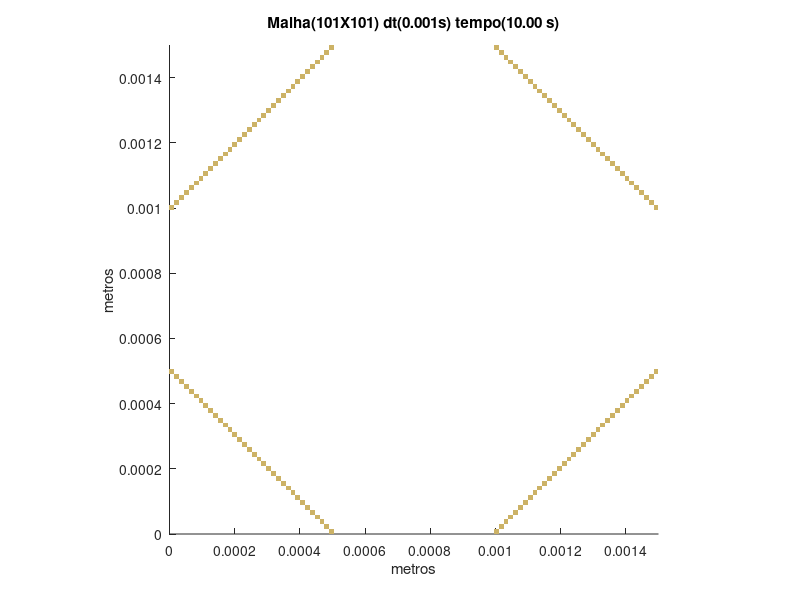

The MATLAB script that drew this image:
set (gca,'PlotBoxAspectRatio',[1 1 1],'Xlim',[0,0.0015],'Ylim',[0,0.0015])
hold on
title('Malha(101X101) dt(0.001s) tempo(10.00 s)')
hold on
ylabel('metros')
hold on
xlabel('metros')
hold on

fill([0.00049009900990099 0.00049009900990099 0.000504950495049505 0.000504950495049505],[0 1.48514851485149E-05 1.48514851485149E-05 0],[0.8,0.7,0.4],'LineStyle','none')

fill([0.000995049504950495 0.000995049504950495 0.00100990099009901 0.00100990099009901],[0 1.48514851485149E-05 1.48514851485149E-05 0],[0.8,0.7,0.4],'LineStyle','none')

fill([0.000475247524752475 0.000475247524752475 0.00049009900990099 0.00049009900990099],[1.48514851485149E-05 2.97029702970297E-05 2.97029702970297E-05 1.48514851485149E-05],[0.8,0.7,0.4],'LineStyle','none')

fill([0.00100990099009901 0.00100990099009901 0.00102475247524752 0.00102475247524752],[1.48514851485149E-05 2.97029702970297E-05 2.97029702970297E-05 1.48514851485149E-05],[0.8,0.7,0.4],'LineStyle','none')

fill([0.00046039603960396 0.00046039603960396 0.000475247524752475 0.000475247524752475],[2.97029702970297E-05 4.45544554455446E-05 4.45544554455446E-05 2.97029702970297E-05],[0.8,0.7,0.4],'LineStyle','none')

fill([0.00102475247524752 0.00102475247524752 0.00103960396039604 0.00103960396039604],[2.97029702970297E-05 4.45544554455446E-05 4.45544554455446E-05 2.97029702970297E-05],[0.8,0.7,0.4],'LineStyle','none')

fill([0.000445544554455446 0.000445544554455446 0.00046039603960396 0.00046039603960396],[4.45544554455446E-05 5.94059405940594E-05 5.94059405940594E-05 4.45544554455446E-05],[0.8,0.7,0.4],'LineStyle','none')

fill([0.00103960396039604 0.00103960396039604 0.00105445544554455 0.00105445544554455],[4.45544554455446E-05 5.94059405940594E-05 5.94059405940594E-05 4.45544554455446E-05],[0.8,0.7,0.4],'LineStyle','none')

fill([0.000430693069306931 0.000430693069306931 0.000445544554455446 0.000445544554455446],[5.94059405940594E-05 7.42574257425743E-05 7.42574257425743E-05 5.94059405940594E-05],[0.8,0.7,0.4],'LineStyle','none')

fill([0.00105445544554455 0.00105445544554455 0.00106930693069307 0.00106930693069307],[5.94059405940594E-05 7.42574257425743E-05 7.42574257425743E-05 5.94059405940594E-05],[0.8,0.7,0.4],'LineStyle','none')

fill([0.000415841584158416 0.000415841584158416 0.000430693069306931 0.000430693069306931],[7.42574257425743E-05 8.91089108910891E-05 8.91089108910891E-05 7.42574257425743E-05],[0.8,0.7,0.4],'LineStyle','none')

fill([0.00106930693069307 0.00106930693069307 0.00108415841584158 0.00108415841584158],[7.42574257425743E-05 8.91089108910891E-05 8.91089108910891E-05 7.42574257425743E-05],[0.8,0.7,0.4],'LineStyle','none')

fill([0.000400990099009901 0.000400990099009901 0.000415841584158416 0.000415841584158416],[8.91089108910891E-05 0.000103960396039604 0.000103960396039604 8.91089108910891E-05],[0.8,0.7,0.4],'LineStyle','none')

fill([0.00108415841584158 0.00108415841584158 0.0010990099009901 0.0010990099009901],[8.91089108910891E-05 0.000103960396039604 0.000103960396039604 8.91089108910891E-05],[0.8,0.7,0.4],'LineStyle','none')

fill([0.000386138613861386 0.000386138613861386 0.000400990099009901 0.000400990099009901],[0.000103960396039604 0.000118811881188119 0.000118811881188119 0.000103960396039604],[0.8,0.7,0.4],'LineStyle','none')

fill([0.0010990099009901 0.0010990099009901 0.00111386138613861 0.00111386138613861],[0.000103960396039604 0.000118811881188119 0.000118811881188119 0.000103960396039604],[0.8,0.7,0.4],'LineStyle','none')

fill([0.000371287128712871 0.000371287128712871 0.000386138613861386 0.000386138613861386],[0.000118811881188119 0.000133663366336634 0.000133663366336634 0.000118811881188119],[0.8,0.7,0.4],'LineStyle','none')

fill([0.00111386138613861 0.00111386138613861 0.00112871287128713 0.00112871287128713],[0.000118811881188119 0.000133663366336634 0.000133663366336634 0.000118811881188119],[0.8,0.7,0.4],'LineStyle','none')

fill([0.000356435643564356 0.000356435643564356 0.000371287128712871 0.000371287128712871],[0.000133663366336634 0.000148514851485149 0.000148514851485149 0.000133663366336634],[0.8,0.7,0.4],'LineStyle','none')

fill([0.00112871287128713 0.00112871287128713 0.00114356435643564 0.00114356435643564],[0.000133663366336634 0.000148514851485149 0.000148514851485149 0.000133663366336634],[0.8,0.7,0.4],'LineStyle','none')

fill([0.000341584158415842 0.000341584158415842 0.000356435643564356 0.000356435643564356],[0.000148514851485149 0.000163366336633663 0.000163366336633663 0.000148514851485149],[0.8,0.7,0.4],'LineStyle','none')

fill([0.00114356435643564 0.00114356435643564 0.00115841584158416 0.00115841584158416],[0.000148514851485149 0.000163366336633663 0.000163366336633663 0.000148514851485149],[0.8,0.7,0.4],'LineStyle','none')

fill([0.000326732673267327 0.000326732673267327 0.000341584158415842 0.000341584158415842],[0.000163366336633663 0.000178217821782178 0.000178217821782178 0.000163366336633663],[0.8,0.7,0.4],'LineStyle','none')

fill([0.00115841584158416 0.00115841584158416 0.00117326732673267 0.00117326732673267],[0.000163366336633663 0.000178217821782178 0.000178217821782178 0.000163366336633663],[0.8,0.7,0.4],'LineStyle','none')

fill([0.000311881188118812 0.000311881188118812 0.000326732673267327 0.000326732673267327],[0.000178217821782178 0.000193069306930693 0.000193069306930693 0.000178217821782178],[0.8,0.7,0.4],'LineStyle','none')

fill([0.00117326732673267 0.00117326732673267 0.00118811881188119 0.00118811881188119],[0.000178217821782178 0.000193069306930693 0.000193069306930693 0.000178217821782178],[0.8,0.7,0.4],'LineStyle','none')

fill([0.000297029702970297 0.000297029702970297 0.000311881188118812 0.000311881188118812],[0.000193069306930693 0.000207920792079208 0.000207920792079208 0.000193069306930693],[0.8,0.7,0.4],'LineStyle','none')

fill([0.00118811881188119 0.00118811881188119 0.0012029702970297 0.0012029702970297],[0.000193069306930693 0.000207920792079208 0.000207920792079208 0.000193069306930693],[0.8,0.7,0.4],'LineStyle','none')

fill([0.000282178217821782 0.000282178217821782 0.000297029702970297 0.000297029702970297],[0.000207920792079208 0.000222772277227723 0.000222772277227723 0.000207920792079208],[0.8,0.7,0.4],'LineStyle','none')

fill([0.0012029702970297 0.0012029702970297 0.00121782178217822 0.00121782178217822],[0.000207920792079208 0.000222772277227723 0.000222772277227723 0.000207920792079208],[0.8,0.7,0.4],'LineStyle','none')

fill([0.000267326732673267 0.000267326732673267 0.000282178217821782 0.000282178217821782],[0.000222772277227723 0.000237623762376238 0.000237623762376238 0.000222772277227723],[0.8,0.7,0.4],'LineStyle','none')

fill([0.00121782178217822 0.00121782178217822 0.00123267326732673 0.00123267326732673],[0.000222772277227723 0.000237623762376238 0.000237623762376238 0.000222772277227723],[0.8,0.7,0.4],'LineStyle','none')

fill([0.000252475247524752 0.000252475247524752 0.000267326732673267 0.000267326732673267],[0.000237623762376238 0.000252475247524752 0.000252475247524752 0.000237623762376238],[0.8,0.7,0.4],'LineStyle','none')

fill([0.00123267326732673 0.00123267326732673 0.00124752475247525 0.00124752475247525],[0.000237623762376238 0.000252475247524752 0.000252475247524752 0.000237623762376238],[0.8,0.7,0.4],'LineStyle','none')

fill([0.000237623762376238 0.000237623762376238 0.000252475247524752 0.000252475247524752],[0.000252475247524752 0.000267326732673267 0.000267326732673267 0.000252475247524752],[0.8,0.7,0.4],'LineStyle','none')

fill([0.00124752475247525 0.00124752475247525 0.00126237623762376 0.00126237623762376],[0.000252475247524752 0.000267326732673267 0.000267326732673267 0.000252475247524752],[0.8,0.7,0.4],'LineStyle','none')

fill([0.000222772277227723 0.000222772277227723 0.000237623762376238 0.000237623762376238],[0.000267326732673267 0.000282178217821782 0.000282178217821782 0.000267326732673267],[0.8,0.7,0.4],'LineStyle','none')

fill([0.00126237623762376 0.00126237623762376 0.00127722772277228 0.00127722772277228],[0.000267326732673267 0.000282178217821782 0.000282178217821782 0.000267326732673267],[0.8,0.7,0.4],'LineStyle','none')

fill([0.000207920792079208 0.000207920792079208 0.000222772277227723 0.000222772277227723],[0.000282178217821782 0.000297029702970297 0.000297029702970297 0.000282178217821782],[0.8,0.7,0.4],'LineStyle','none')

fill([0.00127722772277228 0.00127722772277228 0.00129207920792079 0.00129207920792079],[0.000282178217821782 0.000297029702970297 0.000297029702970297 0.000282178217821782],[0.8,0.7,0.4],'LineStyle','none')

fill([0.000193069306930693 0.000193069306930693 0.000207920792079208 0.000207920792079208],[0.000297029702970297 0.000311881188118812 0.000311881188118812 0.000297029702970297],[0.8,0.7,0.4],'LineStyle','none')

fill([0.00129207920792079 0.00129207920792079 0.00130693069306931 0.00130693069306931],[0.000297029702970297 0.000311881188118812 0.000311881188118812 0.000297029702970297],[0.8,0.7,0.4],'LineStyle','none')

fill([0.000178217821782178 0.000178217821782178 0.000193069306930693 0.000193069306930693],[0.000311881188118812 0.000326732673267327 0.000326732673267327 0.000311881188118812],[0.8,0.7,0.4],'LineStyle','none')

fill([0.00130693069306931 0.00130693069306931 0.00132178217821782 0.00132178217821782],[0.000311881188118812 0.000326732673267327 0.000326732673267327 0.000311881188118812],[0.8,0.7,0.4],'LineStyle','none')

fill([0.000163366336633663 0.000163366336633663 0.000178217821782178 0.000178217821782178],[0.000326732673267327 0.000341584158415842 0.000341584158415842 0.000326732673267327],[0.8,0.7,0.4],'LineStyle','none')

fill([0.00132178217821782 0.00132178217821782 0.00133663366336634 0.00133663366336634],[0.000326732673267327 0.000341584158415842 0.000341584158415842 0.000326732673267327],[0.8,0.7,0.4],'LineStyle','none')

fill([0.000148514851485149 0.000148514851485149 0.000163366336633663 0.000163366336633663],[0.000341584158415842 0.000356435643564356 0.000356435643564356 0.000341584158415842],[0.8,0.7,0.4],'LineStyle','none')

fill([0.00133663366336634 0.00133663366336634 0.00135148514851485 0.00135148514851485],[0.000341584158415842 0.000356435643564356 0.000356435643564356 0.000341584158415842],[0.8,0.7,0.4],'LineStyle','none')

fill([0.000133663366336634 0.000133663366336634 0.000148514851485149 0.000148514851485149],[0.000356435643564356 0.000371287128712871 0.000371287128712871 0.000356435643564356],[0.8,0.7,0.4],'LineStyle','none')

fill([0.00135148514851485 0.00135148514851485 0.00136633663366337 0.00136633663366337],[0.000356435643564356 0.000371287128712871 0.000371287128712871 0.000356435643564356],[0.8,0.7,0.4],'LineStyle','none')

fill([0.000118811881188119 0.000118811881188119 0.000133663366336634 0.000133663366336634],[0.000371287128712871 0.000386138613861386 0.000386138613861386 0.000371287128712871],[0.8,0.7,0.4],'LineStyle','none')

fill([0.00136633663366337 0.00136633663366337 0.00138118811881188 0.00138118811881188],[0.000371287128712871 0.000386138613861386 0.000386138613861386 0.000371287128712871],[0.8,0.7,0.4],'LineStyle','none')

fill([0.000103960396039604 0.000103960396039604 0.000118811881188119 0.000118811881188119],[0.000386138613861386 0.000400990099009901 0.000400990099009901 0.000386138613861386],[0.8,0.7,0.4],'LineStyle','none')

fill([0.00138118811881188 0.00138118811881188 0.0013960396039604 0.0013960396039604],[0.000386138613861386 0.000400990099009901 0.000400990099009901 0.000386138613861386],[0.8,0.7,0.4],'LineStyle','none')

fill([8.91089108910891E-05 8.91089108910891E-05 0.000103960396039604 0.000103960396039604],[0.000400990099009901 0.000415841584158416 0.000415841584158416 0.000400990099009901],[0.8,0.7,0.4],'LineStyle','none')

fill([0.0013960396039604 0.0013960396039604 0.00141089108910891 0.00141089108910891],[0.000400990099009901 0.000415841584158416 0.000415841584158416 0.000400990099009901],[0.8,0.7,0.4],'LineStyle','none')

fill([7.42574257425743E-05 7.42574257425743E-05 8.91089108910891E-05 8.91089108910891E-05],[0.000415841584158416 0.000430693069306931 0.000430693069306931 0.000415841584158416],[0.8,0.7,0.4],'LineStyle','none')

fill([0.00141089108910891 0.00141089108910891 0.00142574257425743 0.00142574257425743],[0.000415841584158416 0.000430693069306931 0.000430693069306931 0.000415841584158416],[0.8,0.7,0.4],'LineStyle','none')

fill([5.94059405940594E-05 5.94059405940594E-05 7.42574257425743E-05 7.42574257425743E-05],[0.000430693069306931 0.000445544554455446 0.000445544554455446 0.000430693069306931],[0.8,0.7,0.4],'LineStyle','none')

fill([0.00142574257425743 0.00142574257425743 0.00144059405940594 0.00144059405940594],[0.000430693069306931 0.000445544554455446 0.000445544554455446 0.000430693069306931],[0.8,0.7,0.4],'LineStyle','none')

fill([4.45544554455446E-05 4.45544554455446E-05 5.94059405940594E-05 5.94059405940594E-05],[0.000445544554455446 0.00046039603960396 0.00046039603960396 0.000445544554455446],[0.8,0.7,0.4],'LineStyle','none')

fill([0.00144059405940594 0.00144059405940594 0.00145544554455446 0.00145544554455446],[0.000445544554455446 0.00046039603960396 0.00046039603960396 0.000445544554455446],[0.8,0.7,0.4],'LineStyle','none')

fill([2.97029702970297E-05 2.97029702970297E-05 4.45544554455446E-05 4.45544554455446E-05],[0.00046039603960396 0.000475247524752475 0.000475247524752475 0.00046039603960396],[0.8,0.7,0.4],'LineStyle','none')

fill([0.00145544554455446 0.00145544554455446 0.00147029702970297 0.00147029702970297],[0.00046039603960396 0.000475247524752475 0.000475247524752475 0.00046039603960396],[0.8,0.7,0.4],'LineStyle','none')

fill([1.48514851485149E-05 1.48514851485149E-05 2.97029702970297E-05 2.97029702970297E-05],[0.000475247524752475 0.00049009900990099 0.00049009900990099 0.000475247524752475],[0.8,0.7,0.4],'LineStyle','none')

fill([0.00147029702970297 0.00147029702970297 0.00148514851485149 0.00148514851485149],[0.000475247524752475 0.00049009900990099 0.00049009900990099 0.000475247524752475],[0.8,0.7,0.4],'LineStyle','none')

fill([0 0 1.48514851485149E-05 1.48514851485149E-05],[0.00049009900990099 0.000504950495049505 0.000504950495049505 0.00049009900990099],[0.8,0.7,0.4],'LineStyle','none')

fill([0.00148514851485149 0.00148514851485149 0.0015 0.0015],[0.00049009900990099 0.000504950495049505 0.000504950495049505 0.00049009900990099],[0.8,0.7,0.4],'LineStyle','none')

fill([0 0 1.48514851485149E-05 1.48514851485149E-05],[0.000995049504950495 0.00100990099009901 0.00100990099009901 0.000995049504950495],[0.8,0.7,0.4],'LineStyle','none')

fill([0.00148514851485149 0.00148514851485149 0.0015 0.0015],[0.000995049504950495 0.00100990099009901 0.00100990099009901 0.000995049504950495],[0.8,0.7,0.4],'LineStyle','none')

fill([1.48514851485149E-05 1.48514851485149E-05 2.97029702970297E-05 2.97029702970297E-05],[0.00100990099009901 0.00102475247524752 0.00102475247524752 0.00100990099009901],[0.8,0.7,0.4],'LineStyle','none')

fill([0.00147029702970297 0.00147029702970297 0.00148514851485149 0.00148514851485149],[0.00100990099009901 0.00102475247524752 0.00102475247524752 0.00100990099009901],[0.8,0.7,0.4],'LineStyle','none')

fill([2.97029702970297E-05 2.97029702970297E-05 4.45544554455446E-05 4.45544554455446E-05],[0.00102475247524752 0.00103960396039604 0.00103960396039604 0.00102475247524752],[0.8,0.7,0.4],'LineStyle','none')

fill([0.00145544554455446 0.00145544554455446 0.00147029702970297 0.00147029702970297],[0.00102475247524752 0.00103960396039604 0.00103960396039604 0.00102475247524752],[0.8,0.7,0.4],'LineStyle','none')

fill([4.45544554455446E-05 4.45544554455446E-05 5.94059405940594E-05 5.94059405940594E-05],[0.00103960396039604 0.00105445544554455 0.00105445544554455 0.00103960396039604],[0.8,0.7,0.4],'LineStyle','none')

fill([0.00144059405940594 0.00144059405940594 0.00145544554455446 0.00145544554455446],[0.00103960396039604 0.00105445544554455 0.00105445544554455 0.00103960396039604],[0.8,0.7,0.4],'LineStyle','none')

fill([5.94059405940594E-05 5.94059405940594E-05 7.42574257425743E-05 7.42574257425743E-05],[0.00105445544554455 0.00106930693069307 0.00106930693069307 0.00105445544554455],[0.8,0.7,0.4],'LineStyle','none')

fill([0.00142574257425743 0.00142574257425743 0.00144059405940594 0.00144059405940594],[0.00105445544554455 0.00106930693069307 0.00106930693069307 0.00105445544554455],[0.8,0.7,0.4],'LineStyle','none')

fill([7.42574257425743E-05 7.42574257425743E-05 8.91089108910891E-05 8.91089108910891E-05],[0.00106930693069307 0.00108415841584158 0.00108415841584158 0.00106930693069307],[0.8,0.7,0.4],'LineStyle','none')

fill([0.00141089108910891 0.00141089108910891 0.00142574257425743 0.00142574257425743],[0.00106930693069307 0.00108415841584158 0.00108415841584158 0.00106930693069307],[0.8,0.7,0.4],'LineStyle','none')

fill([8.91089108910891E-05 8.91089108910891E-05 0.000103960396039604 0.000103960396039604],[0.00108415841584158 0.0010990099009901 0.0010990099009901 0.00108415841584158],[0.8,0.7,0.4],'LineStyle','none')

fill([0.0013960396039604 0.0013960396039604 0.00141089108910891 0.00141089108910891],[0.00108415841584158 0.0010990099009901 0.0010990099009901 0.00108415841584158],[0.8,0.7,0.4],'LineStyle','none')

fill([0.000103960396039604 0.000103960396039604 0.000118811881188119 0.000118811881188119],[0.0010990099009901 0.00111386138613861 0.00111386138613861 0.0010990099009901],[0.8,0.7,0.4],'LineStyle','none')

fill([0.00138118811881188 0.00138118811881188 0.0013960396039604 0.0013960396039604],[0.0010990099009901 0.00111386138613861 0.00111386138613861 0.0010990099009901],[0.8,0.7,0.4],'LineStyle','none')

fill([0.000118811881188119 0.000118811881188119 0.000133663366336634 0.000133663366336634],[0.00111386138613861 0.00112871287128713 0.00112871287128713 0.00111386138613861],[0.8,0.7,0.4],'LineStyle','none')

fill([0.00136633663366337 0.00136633663366337 0.00138118811881188 0.00138118811881188],[0.00111386138613861 0.00112871287128713 0.00112871287128713 0.00111386138613861],[0.8,0.7,0.4],'LineStyle','none')

fill([0.000133663366336634 0.000133663366336634 0.000148514851485149 0.000148514851485149],[0.00112871287128713 0.00114356435643564 0.00114356435643564 0.00112871287128713],[0.8,0.7,0.4],'LineStyle','none')

fill([0.00135148514851485 0.00135148514851485 0.00136633663366337 0.00136633663366337],[0.00112871287128713 0.00114356435643564 0.00114356435643564 0.00112871287128713],[0.8,0.7,0.4],'LineStyle','none')

fill([0.000148514851485149 0.000148514851485149 0.000163366336633663 0.000163366336633663],[0.00114356435643564 0.00115841584158416 0.00115841584158416 0.00114356435643564],[0.8,0.7,0.4],'LineStyle','none')

fill([0.00133663366336634 0.00133663366336634 0.00135148514851485 0.00135148514851485],[0.00114356435643564 0.00115841584158416 0.00115841584158416 0.00114356435643564],[0.8,0.7,0.4],'LineStyle','none')

fill([0.000163366336633663 0.000163366336633663 0.000178217821782178 0.000178217821782178],[0.00115841584158416 0.00117326732673267 0.00117326732673267 0.00115841584158416],[0.8,0.7,0.4],'LineStyle','none')

fill([0.00132178217821782 0.00132178217821782 0.00133663366336634 0.00133663366336634],[0.00115841584158416 0.00117326732673267 0.00117326732673267 0.00115841584158416],[0.8,0.7,0.4],'LineStyle','none')

fill([0.000178217821782178 0.000178217821782178 0.000193069306930693 0.000193069306930693],[0.00117326732673267 0.00118811881188119 0.00118811881188119 0.00117326732673267],[0.8,0.7,0.4],'LineStyle','none')

fill([0.00130693069306931 0.00130693069306931 0.00132178217821782 0.00132178217821782],[0.00117326732673267 0.00118811881188119 0.00118811881188119 0.00117326732673267],[0.8,0.7,0.4],'LineStyle','none')

fill([0.000193069306930693 0.000193069306930693 0.000207920792079208 0.000207920792079208],[0.00118811881188119 0.0012029702970297 0.0012029702970297 0.00118811881188119],[0.8,0.7,0.4],'LineStyle','none')

fill([0.00129207920792079 0.00129207920792079 0.00130693069306931 0.00130693069306931],[0.00118811881188119 0.0012029702970297 0.0012029702970297 0.00118811881188119],[0.8,0.7,0.4],'LineStyle','none')

fill([0.000207920792079208 0.000207920792079208 0.000222772277227723 0.000222772277227723],[0.0012029702970297 0.00121782178217822 0.00121782178217822 0.0012029702970297],[0.8,0.7,0.4],'LineStyle','none')

fill([0.00127722772277228 0.00127722772277228 0.00129207920792079 0.00129207920792079],[0.0012029702970297 0.00121782178217822 0.00121782178217822 0.0012029702970297],[0.8,0.7,0.4],'LineStyle','none')

fill([0.000222772277227723 0.000222772277227723 0.000237623762376238 0.000237623762376238],[0.00121782178217822 0.00123267326732673 0.00123267326732673 0.00121782178217822],[0.8,0.7,0.4],'LineStyle','none')

fill([0.00126237623762376 0.00126237623762376 0.00127722772277228 0.00127722772277228],[0.00121782178217822 0.00123267326732673 0.00123267326732673 0.00121782178217822],[0.8,0.7,0.4],'LineStyle','none')

fill([0.000237623762376238 0.000237623762376238 0.000252475247524752 0.000252475247524752],[0.00123267326732673 0.00124752475247525 0.00124752475247525 0.00123267326732673],[0.8,0.7,0.4],'LineStyle','none')

fill([0.00124752475247525 0.00124752475247525 0.00126237623762376 0.00126237623762376],[0.00123267326732673 0.00124752475247525 0.00124752475247525 0.00123267326732673],[0.8,0.7,0.4],'LineStyle','none')

fill([0.000252475247524752 0.000252475247524752 0.000267326732673267 0.000267326732673267],[0.00124752475247525 0.00126237623762376 0.00126237623762376 0.00124752475247525],[0.8,0.7,0.4],'LineStyle','none')

fill([0.00123267326732673 0.00123267326732673 0.00124752475247525 0.00124752475247525],[0.00124752475247525 0.00126237623762376 0.00126237623762376 0.00124752475247525],[0.8,0.7,0.4],'LineStyle','none')

fill([0.000267326732673267 0.000267326732673267 0.000282178217821782 0.000282178217821782],[0.00126237623762376 0.00127722772277228 0.00127722772277228 0.00126237623762376],[0.8,0.7,0.4],'LineStyle','none')

fill([0.00121782178217822 0.00121782178217822 0.00123267326732673 0.00123267326732673],[0.00126237623762376 0.00127722772277228 0.00127722772277228 0.00126237623762376],[0.8,0.7,0.4],'LineStyle','none')

fill([0.000282178217821782 0.000282178217821782 0.000297029702970297 0.000297029702970297],[0.00127722772277228 0.00129207920792079 0.00129207920792079 0.00127722772277228],[0.8,0.7,0.4],'LineStyle','none')

fill([0.0012029702970297 0.0012029702970297 0.00121782178217822 0.00121782178217822],[0.00127722772277228 0.00129207920792079 0.00129207920792079 0.00127722772277228],[0.8,0.7,0.4],'LineStyle','none')

fill([0.000297029702970297 0.000297029702970297 0.000311881188118812 0.000311881188118812],[0.00129207920792079 0.00130693069306931 0.00130693069306931 0.00129207920792079],[0.8,0.7,0.4],'LineStyle','none')

fill([0.00118811881188119 0.00118811881188119 0.0012029702970297 0.0012029702970297],[0.00129207920792079 0.00130693069306931 0.00130693069306931 0.00129207920792079],[0.8,0.7,0.4],'LineStyle','none')

fill([0.000311881188118812 0.000311881188118812 0.000326732673267327 0.000326732673267327],[0.00130693069306931 0.00132178217821782 0.00132178217821782 0.00130693069306931],[0.8,0.7,0.4],'LineStyle','none')

fill([0.00117326732673267 0.00117326732673267 0.00118811881188119 0.00118811881188119],[0.00130693069306931 0.00132178217821782 0.00132178217821782 0.00130693069306931],[0.8,0.7,0.4],'LineStyle','none')

fill([0.000326732673267327 0.000326732673267327 0.000341584158415842 0.000341584158415842],[0.00132178217821782 0.00133663366336634 0.00133663366336634 0.00132178217821782],[0.8,0.7,0.4],'LineStyle','none')

fill([0.00115841584158416 0.00115841584158416 0.00117326732673267 0.00117326732673267],[0.00132178217821782 0.00133663366336634 0.00133663366336634 0.00132178217821782],[0.8,0.7,0.4],'LineStyle','none')

fill([0.000341584158415842 0.000341584158415842 0.000356435643564356 0.000356435643564356],[0.00133663366336634 0.00135148514851485 0.00135148514851485 0.00133663366336634],[0.8,0.7,0.4],'LineStyle','none')

fill([0.00114356435643564 0.00114356435643564 0.00115841584158416 0.00115841584158416],[0.00133663366336634 0.00135148514851485 0.00135148514851485 0.00133663366336634],[0.8,0.7,0.4],'LineStyle','none')

fill([0.000356435643564356 0.000356435643564356 0.000371287128712871 0.000371287128712871],[0.00135148514851485 0.00136633663366337 0.00136633663366337 0.00135148514851485],[0.8,0.7,0.4],'LineStyle','none')

fill([0.00112871287128713 0.00112871287128713 0.00114356435643564 0.00114356435643564],[0.00135148514851485 0.00136633663366337 0.00136633663366337 0.00135148514851485],[0.8,0.7,0.4],'LineStyle','none')

fill([0.000371287128712871 0.000371287128712871 0.000386138613861386 0.000386138613861386],[0.00136633663366337 0.00138118811881188 0.00138118811881188 0.00136633663366337],[0.8,0.7,0.4],'LineStyle','none')

fill([0.00111386138613861 0.00111386138613861 0.00112871287128713 0.00112871287128713],[0.00136633663366337 0.00138118811881188 0.00138118811881188 0.00136633663366337],[0.8,0.7,0.4],'LineStyle','none')

fill([0.000386138613861386 0.000386138613861386 0.000400990099009901 0.000400990099009901],[0.00138118811881188 0.0013960396039604 0.0013960396039604 0.00138118811881188],[0.8,0.7,0.4],'LineStyle','none')

fill([0.0010990099009901 0.0010990099009901 0.00111386138613861 0.00111386138613861],[0.00138118811881188 0.0013960396039604 0.0013960396039604 0.00138118811881188],[0.8,0.7,0.4],'LineStyle','none')

fill([0.000400990099009901 0.000400990099009901 0.000415841584158416 0.000415841584158416],[0.0013960396039604 0.00141089108910891 0.00141089108910891 0.0013960396039604],[0.8,0.7,0.4],'LineStyle','none')

fill([0.00108415841584158 0.00108415841584158 0.0010990099009901 0.0010990099009901],[0.0013960396039604 0.00141089108910891 0.00141089108910891 0.0013960396039604],[0.8,0.7,0.4],'LineStyle','none')

fill([0.000415841584158416 0.000415841584158416 0.000430693069306931 0.000430693069306931],[0.00141089108910891 0.00142574257425743 0.00142574257425743 0.00141089108910891],[0.8,0.7,0.4],'LineStyle','none')

fill([0.00106930693069307 0.00106930693069307 0.00108415841584158 0.00108415841584158],[0.00141089108910891 0.00142574257425743 0.00142574257425743 0.00141089108910891],[0.8,0.7,0.4],'LineStyle','none')

fill([0.000430693069306931 0.000430693069306931 0.000445544554455446 0.000445544554455446],[0.00142574257425743 0.00144059405940594 0.00144059405940594 0.00142574257425743],[0.8,0.7,0.4],'LineStyle','none')

fill([0.00105445544554455 0.00105445544554455 0.00106930693069307 0.00106930693069307],[0.00142574257425743 0.00144059405940594 0.00144059405940594 0.00142574257425743],[0.8,0.7,0.4],'LineStyle','none')

fill([0.000445544554455446 0.000445544554455446 0.00046039603960396 0.00046039603960396],[0.00144059405940594 0.00145544554455446 0.00145544554455446 0.00144059405940594],[0.8,0.7,0.4],'LineStyle','none')

fill([0.00103960396039604 0.00103960396039604 0.00105445544554455 0.00105445544554455],[0.00144059405940594 0.00145544554455446 0.00145544554455446 0.00144059405940594],[0.8,0.7,0.4],'LineStyle','none')

fill([0.00046039603960396 0.00046039603960396 0.000475247524752475 0.000475247524752475],[0.00145544554455446 0.00147029702970297 0.00147029702970297 0.00145544554455446],[0.8,0.7,0.4],'LineStyle','none')

fill([0.00102475247524752 0.00102475247524752 0.00103960396039604 0.00103960396039604],[0.00145544554455446 0.00147029702970297 0.00147029702970297 0.00145544554455446],[0.8,0.7,0.4],'LineStyle','none')

fill([0.000475247524752475 0.000475247524752475 0.00049009900990099 0.00049009900990099],[0.00147029702970297 0.00148514851485149 0.00148514851485149 0.00147029702970297],[0.8,0.7,0.4],'LineStyle','none')

fill([0.00100990099009901 0.00100990099009901 0.00102475247524752 0.00102475247524752],[0.00147029702970297 0.00148514851485149 0.00148514851485149 0.00147029702970297],[0.8,0.7,0.4],'LineStyle','none')

fill([0.00049009900990099 0.00049009900990099 0.000504950495049505 0.000504950495049505],[0.00148514851485149 0.0015 0.0015 0.00148514851485149],[0.8,0.7,0.4],'LineStyle','none')

fill([0.000995049504950495 0.000995049504950495 0.00100990099009901 0.00100990099009901],[0.00148514851485149 0.0015 0.0015 0.00148514851485149],[0.8,0.7,0.4],'LineStyle','none')
